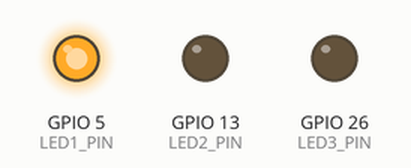
This program was run on a simulated Raspberry Pi (BCM pin numbers). On the bench: output pins drawn as LEDs (lit = HIGH).

Above: at 0.5 s.
At 2.5 s:
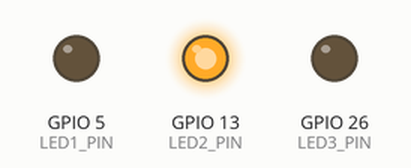
At 4.5 s:
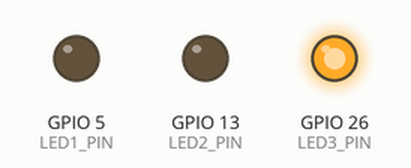
At 6.5 s:
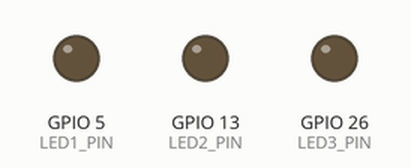
Timing chart, 0 to 10.4 s (numbered marks = the images above):
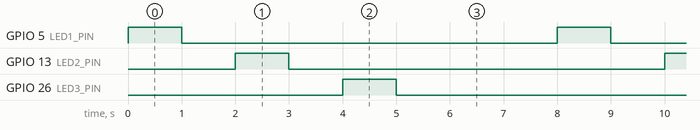

The program:

__LED____________________.py
```python
import wiringpi as pi, time

LED1_PIN = 5
LED2_PIN = 13
LED3_PIN = 26
LED4_PIN = 20
SW1_PIN = 4
SW2_PIN = 27
SW1_flag = 0

def of(sw1):
    global SW1_flag
    SW1_flsg = 1

def on(sw1):
    global SW1_flag
    SW1_flsg = 0

pi.wiringPiSetupGpio()
pi.pinMode(LED1_PIN,pi.OUTPUT)
pi.pinMode(LED2_PIN,pi.OUTPUT)
pi.pinMode(LED3_PIN,pi.OUTPUT)
pi.pinMode(SW1_PIN,pi.INPUT)
pi.pinMode(SW2_PIN,pi.INPUT)
pi.pullUpDnControl(SW1_PIN,pi.PUD_UP)
pi.pullUpDnControl(SW2_PIN,pi.PUD_UP)

a = 1
while True:
   pi.digitalWrite(LED1_PIN,pi.HIGH)
   time.sleep(1)
   pi.digitalWrite(LED1_PIN,pi.LOW)
   time.sleep(1)

   pi.digitalWrite(LED2_PIN,pi.HIGH)
   time.sleep(1)
   pi.digitalWrite(LED2_PIN,pi.LOW)
   time.sleep(1)

   pi.digitalWrite(LED3_PIN,pi.HIGH)
   time.sleep(1)
   pi.digitalWrite(LED3_PIN,pi.LOW)
   time.sleep(1)

   pi.digitalWrite(LED4_PIN,pi.HIGH)
   time.sleep(1)
   pi.digitalWrite(LED4_PIN,pi.LOW)
   time.sleep(1)
```

Measured:
- by itself, GPIO 5 (LED1_PIN), GPIO 13 (LED2_PIN), GPIO 26 (LED3_PIN): alternates HIGH for 1.0 s and LOW for 7.0 s
- by itself, everything shown: repeats every 8.0 s, in 6 steps
